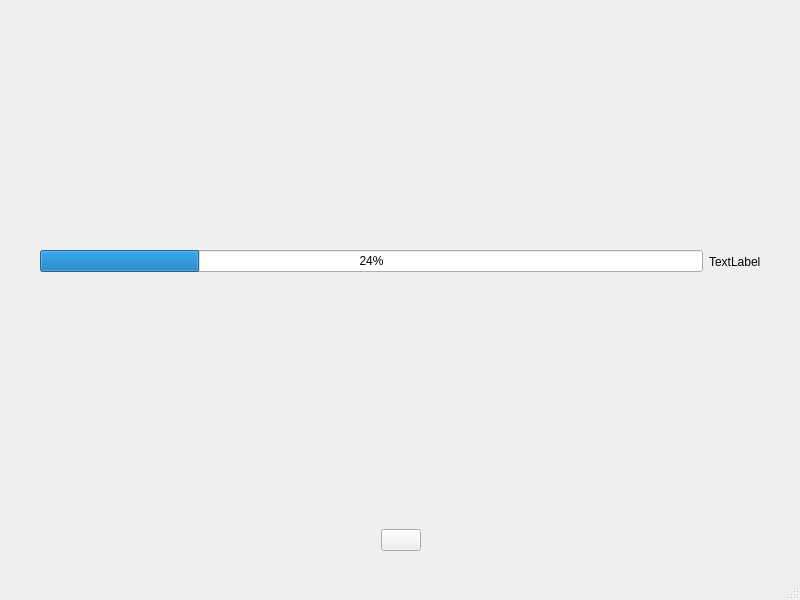
<?xml version="1.0" encoding="UTF-8"?>
<ui version="4.0">
 <class>MainWindow</class>
 <widget class="QMainWindow" name="MainWindow">
  <property name="geometry">
   <rect>
    <x>0</x>
    <y>0</y>
    <width>800</width>
    <height>600</height>
   </rect>
  </property>
  <property name="windowTitle">
   <string>MainWindow</string>
  </property>
  <widget class="QWidget" name="centralwidget">
   <widget class="QWidget" name="verticalLayoutWidget">
    <property name="geometry">
     <rect>
      <x>0</x>
      <y>0</y>
      <width>801</width>
      <height>551</height>
     </rect>
    </property>
    <layout class="QVBoxLayout" name="verticalLayout" stretch="0,0">
     <property name="sizeConstraint">
      <enum>QLayout::SetMinimumSize</enum>
     </property>
     <item>
      <layout class="QHBoxLayout" name="horizontalLayout">
       <property name="sizeConstraint">
        <enum>QLayout::SetMinimumSize</enum>
       </property>
       <item>
        <spacer name="horizontalSpacer">
         <property name="orientation">
          <enum>Qt::Horizontal</enum>
         </property>
         <property name="sizeType">
          <enum>QSizePolicy::Minimum</enum>
         </property>
         <property name="sizeHint" stdset="0">
          <size>
           <width>40</width>
           <height>20</height>
          </size>
         </property>
        </spacer>
       </item>
       <item>
        <widget class="QProgressBar" name="progressBar">
         <property name="value">
          <number>24</number>
         </property>
        </widget>
       </item>
       <item>
        <widget class="QLabel" name="label">
         <property name="text">
          <string>TextLabel</string>
         </property>
        </widget>
       </item>
       <item>
        <spacer name="horizontalSpacer_2">
         <property name="orientation">
          <enum>Qt::Horizontal</enum>
         </property>
         <property name="sizeType">
          <enum>QSizePolicy::Minimum</enum>
         </property>
         <property name="sizeHint" stdset="0">
          <size>
           <width>40</width>
           <height>20</height>
          </size>
         </property>
        </spacer>
       </item>
      </layout>
     </item>
     <item>
      <layout class="QHBoxLayout" name="horizontalLayout_2">
       <item>
        <spacer name="horizontalSpacer_3">
         <property name="orientation">
          <enum>Qt::Horizontal</enum>
         </property>
         <property name="sizeHint" stdset="0">
          <size>
           <width>40</width>
           <height>20</height>
          </size>
         </property>
        </spacer>
       </item>
       <item>
        <widget class="QPushButton" name="pushButton">
         <property name="enabled">
          <bool>true</bool>
         </property>
         <property name="sizePolicy">
          <sizepolicy hsizetype="Fixed" vsizetype="Fixed">
           <horstretch>0</horstretch>
           <verstretch>4</verstretch>
          </sizepolicy>
         </property>
         <property name="sizeIncrement">
          <size>
           <width>0</width>
           <height>5</height>
          </size>
         </property>
         <property name="baseSize">
          <size>
           <width>20</width>
           <height>20</height>
          </size>
         </property>
         <property name="font">
          <font>
           <family>.AppleSystemUIFont</family>
          </font>
         </property>
         <property name="text">
          <string/>
         </property>
         <property name="icon">
          <iconset resource="resource.qrc">
           <normaloff>:/png/play.png</normaloff>
           <normalon>:/png/pause.png</normalon>:/png/play.png</iconset>
         </property>
        </widget>
       </item>
       <item>
        <spacer name="horizontalSpacer_4">
         <property name="orientation">
          <enum>Qt::Horizontal</enum>
         </property>
         <property name="sizeHint" stdset="0">
          <size>
           <width>40</width>
           <height>20</height>
          </size>
         </property>
        </spacer>
       </item>
      </layout>
     </item>
    </layout>
   </widget>
  </widget>
  <widget class="QMenuBar" name="menubar">
   <property name="geometry">
    <rect>
     <x>0</x>
     <y>0</y>
     <width>800</width>
     <height>22</height>
    </rect>
   </property>
  </widget>
  <widget class="QStatusBar" name="statusbar"/>
 </widget>
 <resources>
  <include location="resource.qrc"/>
 </resources>
 <connections/>
</ui>
